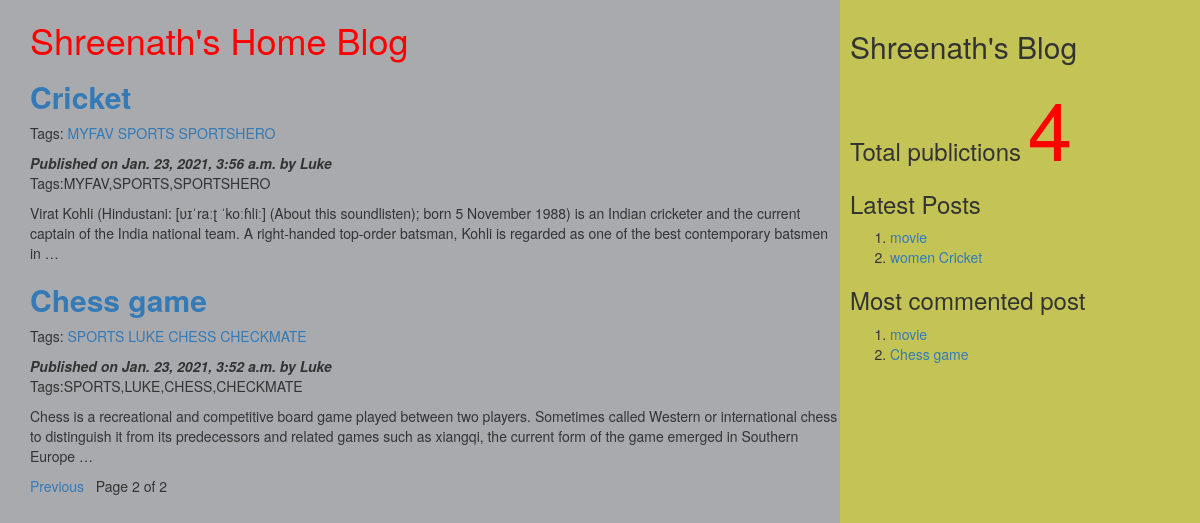
Screenshot of /?page=2 with the database file from the repository.
### myApp/models.py (models this page shows, shortened)
class Post(models.Model):
          tags=TaggableManager()
          STATUS_CHOICES=(('draft','Draft'),('published','Published'))
          title=models.CharField(max_length=256)
          slug=models.SlugField(max_length=264,unique_for_date='publish')
          author=models.ForeignKey(User,related_name='blog_posts',on_delete= models.CASCADE)
          body=models.TextField()
          publish=models.DateTimeField(default=timezone.now)
          created=models.DateTimeField(auto_now_add=True)
          updated=models.DateTimeField(auto_now=True)
          status= models.CharField(max_length=10,choices=STATUS_CHOICES,default='draft')
          objects=CustomManager()
          class Meta:
                ordering=('-publish',)
          def get_absolute_url(self):
                return reverse('post_detail',args=[self.publish.year,self.publish.strftime('%m'),self.publish.strftime('%d'),self.slug])

### myApp/views.py (the view)
# urls.py: url(r'^$',views.post_list_view),
def post_list_view(request,tag_slug=None):
    post_list=Post.objects.all()
    tag=None
    if tag_slug:
        tag=get_object_or_404(Tag,slug=tag_slug)#provided slug
        post_list=post_list.filter(tags__in=[tag])
    paginator=Paginator(post_list,2) #step1
    page_number=request.GET.get('page') #step2
    try:
       post_list=paginator.page(page_number) #step2
    except PageNotAnInteger:
       post_list=paginator.page(1) #step 3
    except EmptyPage:
      post_list=paginator.page(paginator.num_pages) #step 4
    d={'post_list':post_list,'tag':tag}
    return render(request,'myApp/post_list.html',d)

### myApp/models.py (called while the page is built)
    def get_queryset(self):
        return super().get_queryset().filter(status='published')

### myApp/templatetags/mytags.py (called while the page is built)
@register.simple_tag
def total_posts():
    return Post.objects.count()

@register.inclusion_tag('myApp/latest_post.html')
def show_latest_posts(count=3):
    latest_posts=Post.objects.order_by('-publish')[:count]
    return {'latest_posts':latest_posts}

@register.simple_tag
def get_most_commented_posts(count=2):
    return Post.objects.annotate(total_comments=Count('comments')).order_by('-total_comments')[:count]

### templates/myApp/post_list.html (shortened to what this page needs)
<html>
    {%extends 'myApp/parent.html'%}
        {%block content_block%}
        <h1 style="color:red">Shreenath's Home Blog</h1>
        {%for post in post_list%}
        <a href="{{post.get_absolute_url}}"><h2><b>{{post.title}}</b></h2></a>
         <p>Tags:
              {%for t in post.tags.all%}
              <a href="{%url "post_list_by_tag_name" t.slug%}">{{t.name}}</a>
               {%endfor%}
          </p>
        <i><b>Published on {{post.publish}} by {{post.author|title}}</b></i>
        <p>Tags:{{post.tags.all|join:','}}</p>
        {{post.body|truncatewords:40|linebreaks}}
        {%endfor%}
        {%include 'myApp/pagination.html' with page=post_list%}
        {%endblock%}

### templates/myApp/parent.html (shortened to what this page needs)
<html>
{%load mytags%}
    <head>
        <link rel="stylesheet" href="https://maxcdn.bootstrapcdn.com/bootstrap/3.3.7/css/bootstrap.min.css">
    </head>
    <body>
        <div class="content" style="width:70%;float:left;background-color:a8aaad;height:300%;padding:0 0 0 30px">
              {%block content_block%}
              {%endblock%}
        </div>
        <div class="sidebar" style="width:30%;float:right;background-color:#c4c456;height:300%;padding:10px">
            <h2>Shreenath's Blog</h2>
            <h3>Total publictions
              <span style="color:red;font-size:80px">
              {%total_posts%}</span>
              <h3>Latest Posts</h3>
              {% show_latest_posts 2 %}
              <h3>Most commented post</h3>
              {%get_most_commented_posts as m%}
              <ol>
                {%for post in m%}
                <li><a href="{{post.get_absolute_url}}">{{post.title}}</a></li>
                {%endfor%}
              </ol>
            </h3>
        </div>
    </body>
</html>

### templates/myApp/latest_post.html
<!DOCTYPE html>
<html lang="en" dir="ltr">
  <body>
    <ol>
    {%for post in latest_posts%}
    <li><a href="{{post.get_absolute_url}}">{{post.title}}</a></li>
    {%endfor%}
    </ol>
  </body>
</html>

### rows the page displays
Post: title "Cricket", publish "Jan. 23, 2021, 3:56 a.m.", author "Luke", tags.all "MYFAV,SPORTS,SPORTSHERO", body "Virat Kohli (Hindustani: [ʋɪˈraːʈ ˈkoːɦliː] (About this soundlisten); born 5 November 1988) is an Indian cricketer and the current captain of the India national team. A right-handed top-order batsman, Kohli is regarded as one of the best contemporary batsmen in …"
Tag: name "MYFAV"
Tag: name "SPORTS"
Tag: name "SPORTSHERO"
Post: title "Chess game", publish "Jan. 23, 2021, 3:52 a.m.", author "Luke", tags.all "SPORTS,LUKE,CHESS,CHECKMATE", body "Chess is a recreational and competitive board game played between two players. Sometimes called Western or international chess to distinguish it from its predecessors and related games such as xiangqi, the current form of the game emerged in Southern Europe …"
Tag: name "LUKE"
Tag: name "CHESS"
Tag: name "CHECKMATE"
Post: title "movie"
Post: title "women Cricket"

### other values shown
{{ page.number }} "2"
{{ page.paginator.num_pages }} "2"
